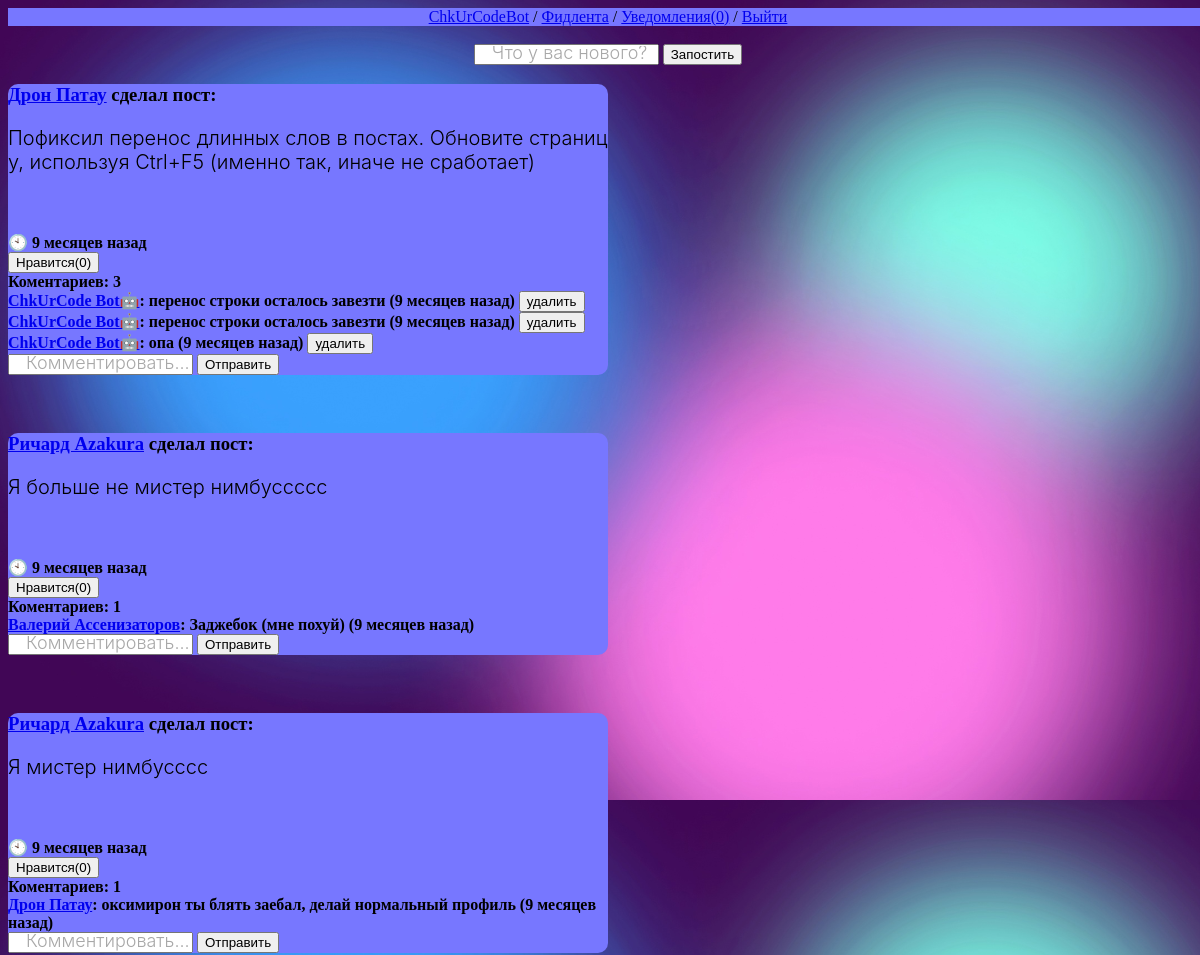
Page / (signed in, upper part) on the earlier database version.
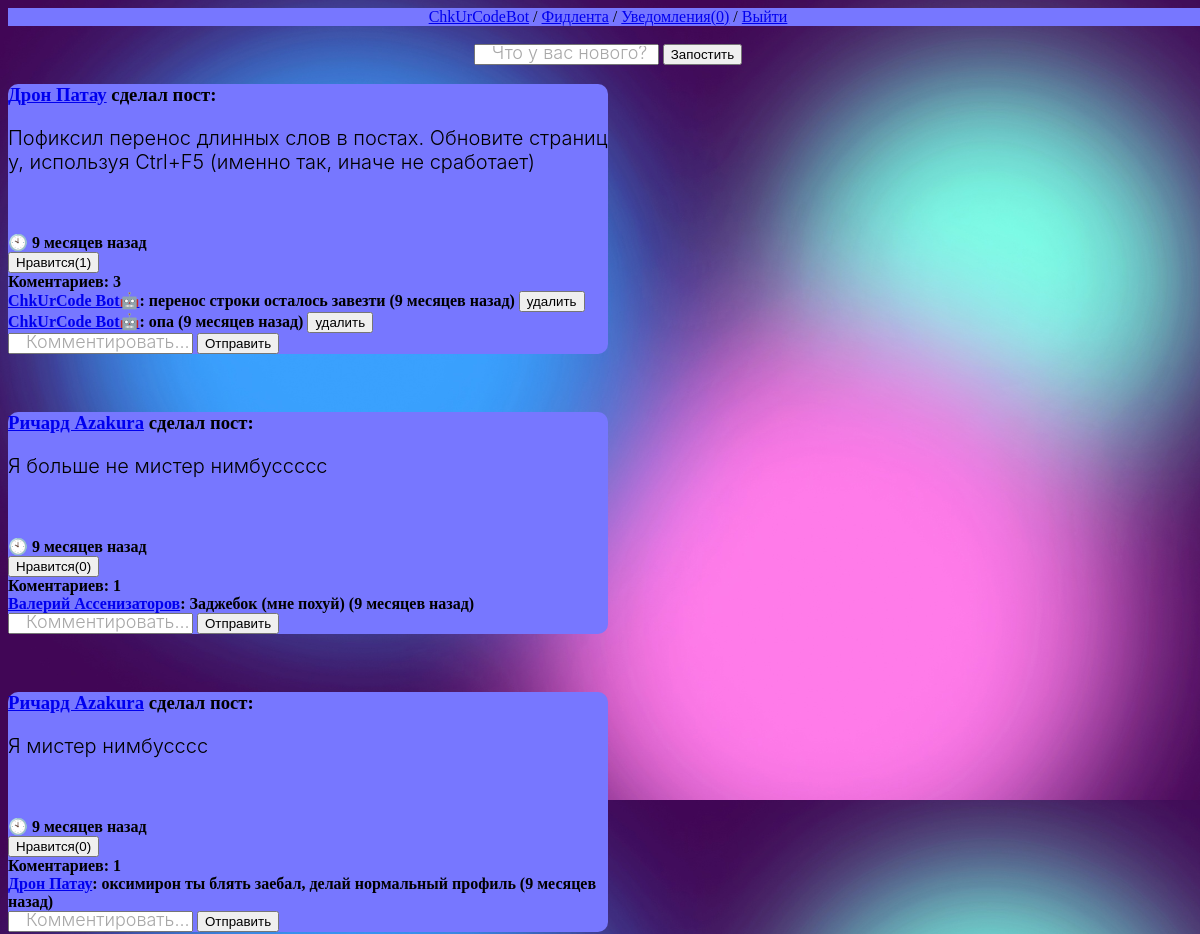
Same page on the later database version.
### bling/models.py (models this page shows, shortened)
class BlingPost(models.Model):
    RENDER_LENGTH = 15
    text = models.TextField(null=True, blank=True, verbose_name='Текст')
    images = models.ForeignKey('BlingImage', on_delete=models.SET_NULL, null=True, blank=True, verbose_name='Изображения')
    author = models.ForeignKey(User, on_delete=models.CASCADE, related_name='posts', verbose_name='Автор', null=True)
    created_on = models.DateTimeField(auto_now_add=True, verbose_name='Дата публикации')
    likes_amount = models.IntegerField(default=0)
    comments_amount = models.IntegerField(default=0)
    comments = models.ManyToManyField('BlingComment', default=None, blank=True, verbose_name='Комментарии')
    class Meta:
        verbose_name = 'Пост'
        verbose_name_plural = 'Посты'
        ordering = ['-created_on']
    def how_old(self):
        return how_old_is_this_datetimefield(self.created_on)

class Profile(models.Model):
    user = models.OneToOneField(User, on_delete=models.CASCADE)
    about = models.TextField(default='', blank=True)
    subscribers = models.ManyToManyField(User, blank=True, default=None, verbose_name='Подписчики', related_name='Подписчик')
    friends = models.ManyToManyField(User, blank=True, default=None, verbose_name='Друзья', related_name='Друг')
    profile_image = models.OneToOneField('BlingImage', default=None, null=True, blank=True, verbose_name='Ава', on_delete=models.SET_NULL)
    liked_posts = models.ManyToManyField('BlingPost', default=None, blank=True, verbose_name='Понравившиеся посты')
    notifications_amount = models.IntegerField(default=0)
    def __str__(self):
        if self.user.first_name or self.user.last_name:
            return self.user.first_name + ' ' + self.user.last_name
        else:
            return self.user.username
    class Meta:
        verbose_name = 'Профиль'
        verbose_name_plural = 'Профили'

class BlingComment(models.Model):
    text = models.TextField(null=True, blank=True, verbose_name='Текст')
    images = models.ForeignKey('BlingImage', on_delete=models.SET_NULL, null=True, blank=True,
                                 verbose_name='Изображения')
    author = models.ForeignKey(User, on_delete=models.CASCADE, related_name='comments', verbose_name='Автор', null=True)
    created_on = models.DateTimeField(auto_now_add=True, verbose_name='Дата публикации')
    likes_amount = models.IntegerField(default=0)
    class Meta:
        verbose_name = 'Комментарий'
        verbose_name_plural = 'Комментарии'
    def __str__(self):
        return self.text
    def how_old(self):
        return how_old_is_this_datetimefield(self.created_on)

### bling/views.py (the view)
# urls.py: path('', index, name='home'),
@login_required()
def index(request):
    if request.method == 'POST':
        scan_for_forms(request)
        return HttpResponseRedirect('/')
    blingposts = BlingPost.objects.all()
    context = {'blingposts': blingposts}
    return render(request, 'bling/index.html', context)

### bling/templates/bling/index.html (shortened to what this page needs)
{% extends "layout/basic.html" %}
{% block content %}
{% if user.is_authenticated %}
    <br><form method="post" align="center">{% csrf_token %}
        <input type="text" name="new_post" placeholder="Что у вас нового?">
        <button name="post_id" type="submit" value="{{ blingpost.pk }}">Запостить</button>
    </form>
    {% if blingposts.0 %}
        {% for blingpost in blingposts %}
            <div class="post">
                <h3><a href="{% url 'user_profile' blingpost.author.username %}">{{ blingpost.author.profile }}</a> сделал пост:</h3>
                <p>{{ blingpost.text }}</p><br>
                <h4 class="PostDate">
                        🕙 {{ blingpost.how_old }}
                    <form method="post">{% csrf_token %}
                        <button name="like" type="submit" value="{{ blingpost.pk }}">Нравится({{ blingpost.likes_amount }})</button>
                    </form>
                    Коментариев: {{ blingpost.comments_amount }}
                    {% if blingpost.comments_amount > 0 %}
                        {% for comment in blingpost.comments.all %}
                            <form method="post">{% csrf_token %}
                                <a href="{% url 'user_profile' comment.author.username %}">{{ comment.author.profile }}</a>: {{ comment }} ({{ comment.how_old }})
                                {% if comment.author == user %}
                                    <button type="submit" name="remove_comment" value="{{ blingpost.pk }}/{{ comment.pk }}">удалить</button>
                                {% endif %}
                            </form>
                        {% endfor %}
                    {% endif %}
                    <form method="post">{% csrf_token %}
                        <input type="text" name="comment_text" placeholder="Комментировать...">
                        <button name="post_id" type="submit" value="{{ blingpost.pk }}">Отправить</button>
                    </form>
                </h4>
            </div><br>
        {% endfor %}
    {% else %}
        <p align="center">Тут пока нет постов...</p>
    {% endif %}
{% endif %}
{% endblock %}

Differences in the rows shown:
removed BlingComment: author.profile "ChkUrCode Bot🤖", text "перенос строки осталось завезти", how_old "9 месяцев назад", {{ blingpost.pk }} 32 (drawn), shown under BlingPost "Дрон Патау"
changed BlingPost "Дрон Патау": likes_amount "0" → "1"
